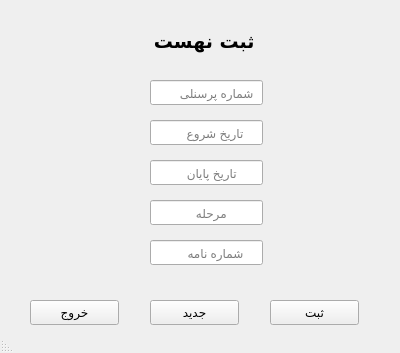
<?xml version="1.0" encoding="UTF-8"?>
<ui version="4.0">
 <class>MainWindow</class>
 <widget class="QMainWindow" name="MainWindow">
  <property name="geometry">
   <rect>
    <x>0</x>
    <y>0</y>
    <width>400</width>
    <height>353</height>
   </rect>
  </property>
  <property name="windowTitle">
   <string>MainWindow</string>
  </property>
  <property name="layoutDirection">
   <enum>Qt::RightToLeft</enum>
  </property>
  <widget class="QWidget" name="centralwidget">
   <widget class="QLabel" name="label">
    <property name="geometry">
     <rect>
      <x>140</x>
      <y>30</y>
      <width>141</width>
      <height>23</height>
     </rect>
    </property>
    <property name="font">
     <font>
      <family>Ubuntu Mono</family>
      <pointsize>14</pointsize>
      <weight>75</weight>
      <italic>false</italic>
      <bold>true</bold>
     </font>
    </property>
    <property name="text">
     <string>    ثبت نهست</string>
    </property>
   </widget>
   <widget class="QLineEdit" name="lineEdit">
    <property name="geometry">
     <rect>
      <x>150</x>
      <y>80</y>
      <width>113</width>
      <height>25</height>
     </rect>
    </property>
    <property name="placeholderText">
     <string>  شماره پرسنلی</string>
    </property>
   </widget>
   <widget class="QLineEdit" name="lineEdit_2">
    <property name="geometry">
     <rect>
      <x>150</x>
      <y>120</y>
      <width>113</width>
      <height>25</height>
     </rect>
    </property>
    <property name="placeholderText">
     <string>     تاریخ شروع </string>
    </property>
   </widget>
   <widget class="QLineEdit" name="lineEdit_3">
    <property name="geometry">
     <rect>
      <x>150</x>
      <y>160</y>
      <width>113</width>
      <height>25</height>
     </rect>
    </property>
    <property name="placeholderText">
     <string>       تاریخ پایان</string>
    </property>
   </widget>
   <widget class="QLineEdit" name="lineEdit_4">
    <property name="geometry">
     <rect>
      <x>150</x>
      <y>200</y>
      <width>113</width>
      <height>25</height>
     </rect>
    </property>
    <property name="placeholderText">
     <string>          مرحله</string>
    </property>
   </widget>
   <widget class="QLineEdit" name="lineEdit_5">
    <property name="geometry">
     <rect>
      <x>150</x>
      <y>240</y>
      <width>113</width>
      <height>25</height>
     </rect>
    </property>
    <property name="placeholderText">
     <string>     شماره نامه</string>
    </property>
   </widget>
   <widget class="QPushButton" name="pushButton">
    <property name="geometry">
     <rect>
      <x>270</x>
      <y>300</y>
      <width>89</width>
      <height>25</height>
     </rect>
    </property>
    <property name="text">
     <string>ثبت</string>
    </property>
   </widget>
   <widget class="QPushButton" name="pushButton_2">
    <property name="geometry">
     <rect>
      <x>150</x>
      <y>300</y>
      <width>89</width>
      <height>25</height>
     </rect>
    </property>
    <property name="text">
     <string>جدید</string>
    </property>
   </widget>
   <widget class="QPushButton" name="pushButton_3">
    <property name="geometry">
     <rect>
      <x>30</x>
      <y>300</y>
      <width>89</width>
      <height>25</height>
     </rect>
    </property>
    <property name="text">
     <string>خروج</string>
    </property>
   </widget>
  </widget>
  <widget class="QStatusBar" name="statusbar"/>
 </widget>
 <resources/>
 <connections/>
</ui>
